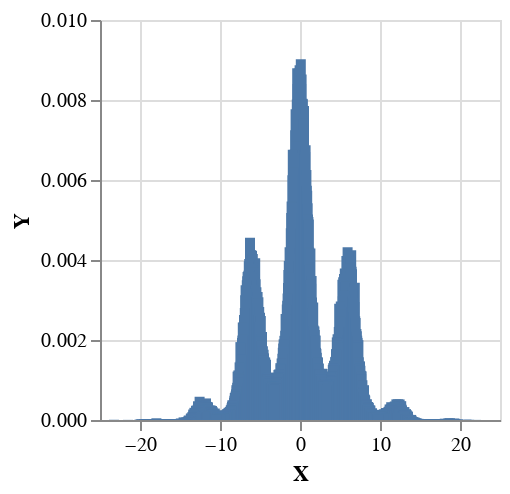

The notebook cell saved with this chart:
### Code cell
model5 :: MonadMeasure m => m Double
model5 = do
    x <- normal 0 5
    (factor . Exp) (cos x)
    return x

sampleIO $ 
    plotVega . fmap (second (ln . exp)) . toEmpiricalWeighted . toBinsWeighted 0.05 
    <$> replicateM 100000 (runWeighted model5)

### Figure 1 — Vega-Lite specification as saved in the notebook (floating-point values rounded to 4 significant figures; data arrays with more than 128 entries replaced by an {"elided": "..."} marker saying what was removed)
{"$schema": "https://vega.github.io/schema/vega-lite/v4.json", "data": {"values": {"elided": "716 records"}}, "encoding": {"x": {"field": "X", "type": "quantitative"}, "y": {"field": "Y", "type": "quantitative"}}, "height": 200, "mark": "bar", "width": 200}
